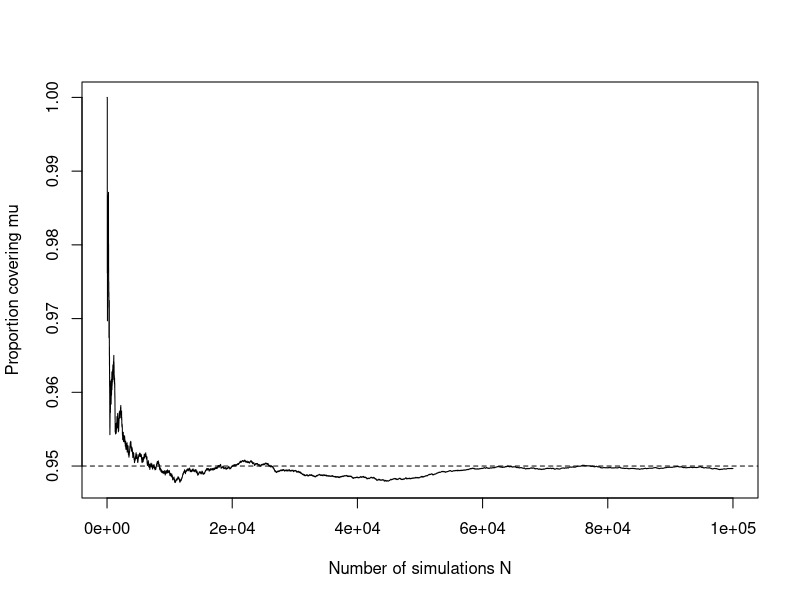

The R source for this figure:
set.seed(123)
n  <- 200
mu <- 2
N  <- 100000

cover <- logical(N)

for (i in 1:N) {
  x      <- rnorm(n, mean = mu, sd = 1)
  mu_hat <- mean(x)
  error  <- qnorm(0.975) * 1 / sqrt(n)
  CI     <- c(mu_hat - error, mu_hat + error)
  cover[i] <- (CI[1] <= mu && mu <= CI[2])
}

running_prop <- cumsum(cover) / (1:N)

plot(1:N, running_prop, type = "l",
     xlab = "Number of simulations N",
     ylab = "Proportion covering mu")
abline(h = 0.95, lty = 2)
